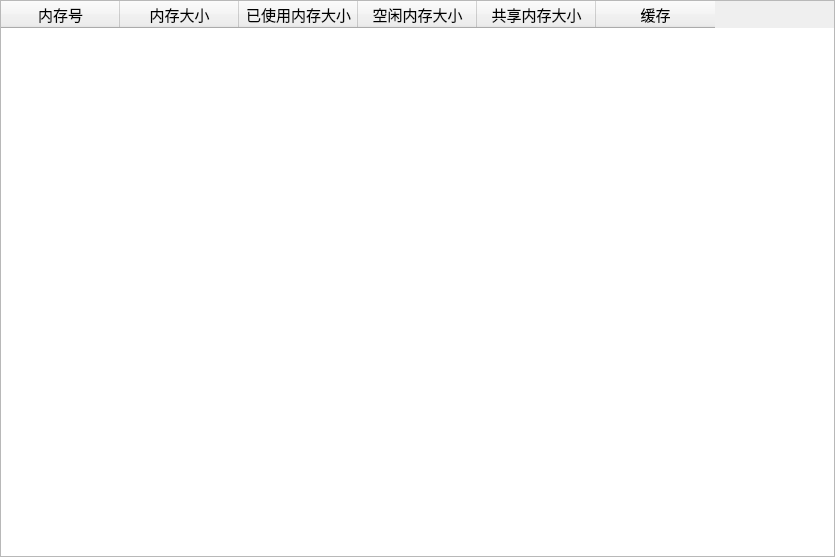
<?xml version="1.0" encoding="UTF-8"?>
<ui version="4.0">
 <class>MemoryWindow</class>
 <widget class="QWidget" name="MemoryWindow">
  <property name="geometry">
   <rect>
    <x>0</x>
    <y>0</y>
    <width>835</width>
    <height>557</height>
   </rect>
  </property>
  <property name="windowTitle">
   <string>Form</string>
  </property>
  <property name="styleSheet">
   <string notr="true"/>
  </property>
  <layout class="QGridLayout" name="gridLayout">
   <property name="leftMargin">
    <number>0</number>
   </property>
   <property name="topMargin">
    <number>0</number>
   </property>
   <property name="rightMargin">
    <number>0</number>
   </property>
   <property name="bottomMargin">
    <number>0</number>
   </property>
   <property name="spacing">
    <number>0</number>
   </property>
   <item row="0" column="0">
    <widget class="QTableWidget" name="tableWidget">
     <property name="font">
      <font>
       <pointsize>11</pointsize>
      </font>
     </property>
     <property name="autoScrollMargin">
      <number>16</number>
     </property>
     <property name="sortingEnabled">
      <bool>true</bool>
     </property>
     <property name="columnCount">
      <number>6</number>
     </property>
     <attribute name="horizontalHeaderCascadingSectionResizes">
      <bool>true</bool>
     </attribute>
     <attribute name="horizontalHeaderMinimumSectionSize">
      <number>100</number>
     </attribute>
     <attribute name="horizontalHeaderDefaultSectionSize">
      <number>119</number>
     </attribute>
     <attribute name="verticalHeaderMinimumSectionSize">
      <number>50</number>
     </attribute>
     <attribute name="verticalHeaderDefaultSectionSize">
      <number>50</number>
     </attribute>
     <attribute name="verticalHeaderShowSortIndicator" stdset="0">
      <bool>false</bool>
     </attribute>
     <column>
      <property name="text">
       <string>内存号</string>
      </property>
     </column>
     <column>
      <property name="text">
       <string>内存大小</string>
      </property>
     </column>
     <column>
      <property name="text">
       <string>已使用内存大小</string>
      </property>
     </column>
     <column>
      <property name="text">
       <string>空闲内存大小</string>
      </property>
     </column>
     <column>
      <property name="text">
       <string>共享内存大小</string>
      </property>
     </column>
     <column>
      <property name="text">
       <string>缓存</string>
      </property>
     </column>
    </widget>
   </item>
  </layout>
 </widget>
 <resources/>
 <connections/>
</ui>
